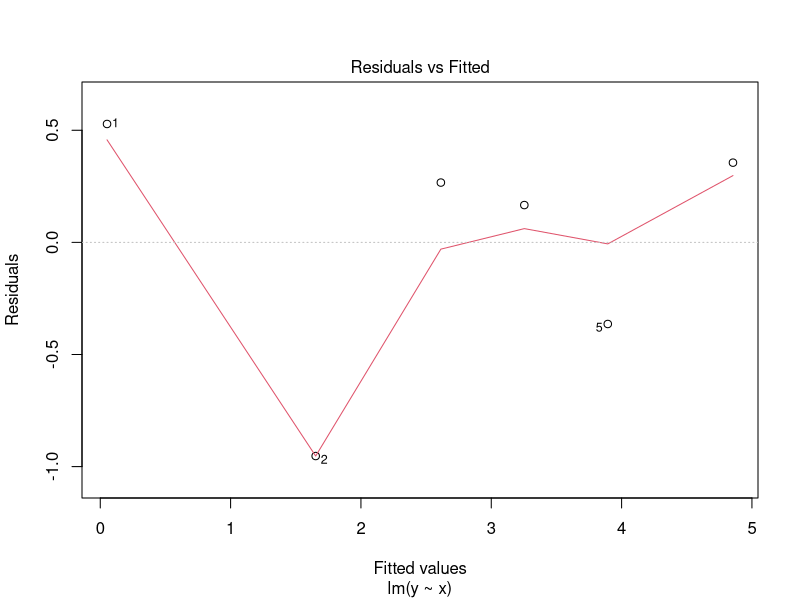
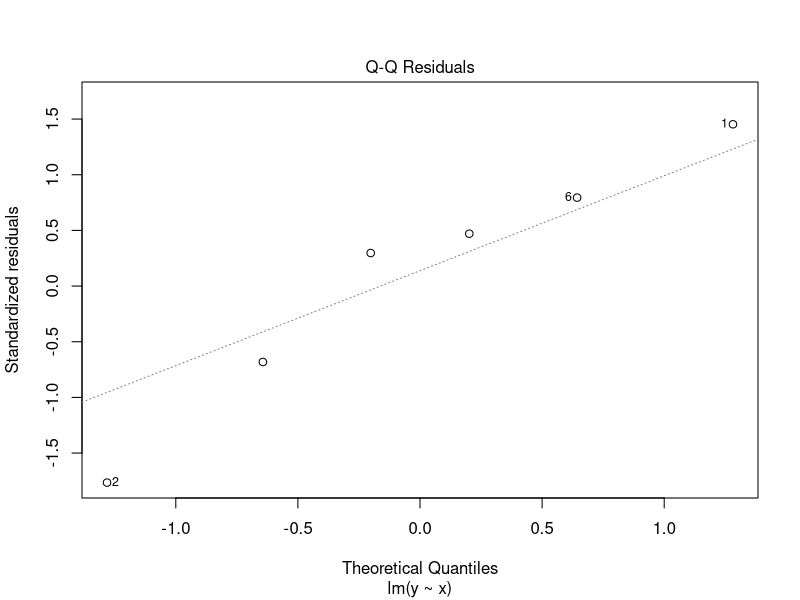
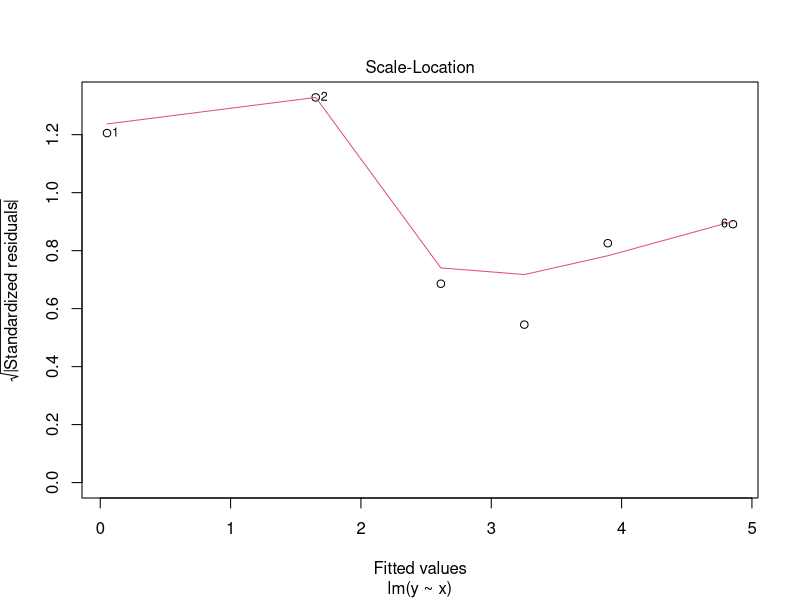
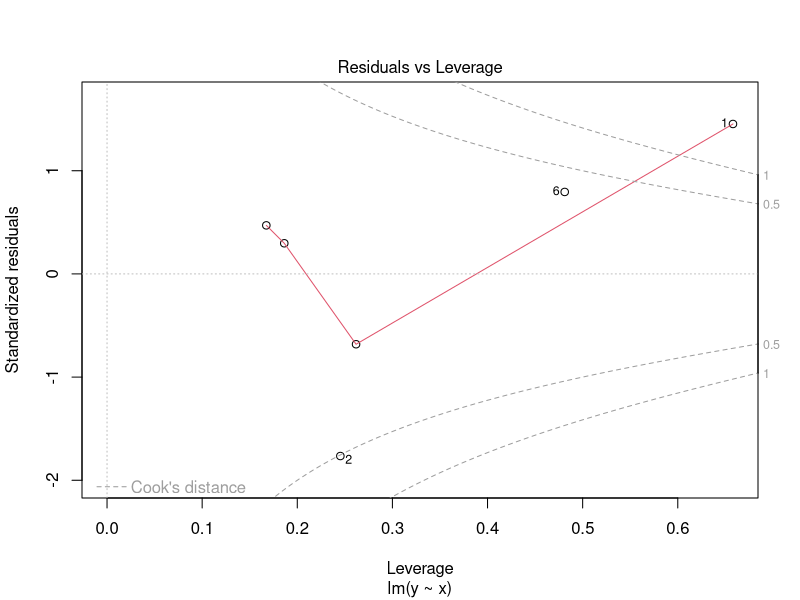

The R source for these figures, in order:
## ---- chunk 1
library(readxl)
library(knitr)
## ---- chunk 2
data <- read_xlsx("xy.xlsx")
kable(data)
## ---- chunk 3
fit <- lm(y ~ x, data = data)
summary(fit)
## ---- chunk 4
mean(resid(fit))
## ---- chunk 5
plot(fit)
